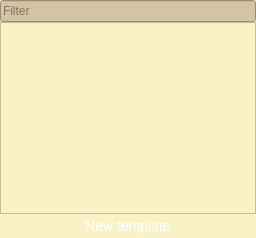
  <widget class="NodesDockWidget" name="uiNodesDockWidget">
   <property name="enabled">
    <bool>true</bool>
   </property>
   <property name="visible">
    <bool>true</bool>
   </property>
   <property name="styleSheet">
    <string notr="true">QWidget{
	background-color: #fbf1c7;
}
QMenuBar::item{
	background-color: #fbf1c7;
}
QDockWidget::title{
	background: #d5c4a1;
	padding-left: 5px;
}
QDockWidget, QMenuBar{
    color: #282828;
    font: bold 14px;
}
QTextEdit, QPlainTextEdit, QLineEdit, QSpinBox, QComboBox {
  background-color: #d5c4a1;
  color: #282828;
}
QTextEdit#uiConsoleTextEdit {
  background-color: #fbf1c7;
  color: #282828;
  font: 13px;
}
QTabWidget {
	font: 14px;
	border-top: 2px;
}
QTabBar::tab {
    background: #d5c4a1;
    color: #282828;
    min-width: 8ex;
    padding: 2px;
	border-top-right-radius: 6px;
	border-top-left-radius: 6px;
}
QTabBar::tab:selected {
    background: #458588;
	color: #FFFFFF;
}
QGroupBox {
    color: #076678;
    font: 14px;
    padding: 15px;
    border-style: none;
}
QMainWindow::separator {
	background: #d5c4a1;
	width: 1px;
	height: 1px;
}
QComboBox {
	selection-background-color: #458588;
	selection-color: #FFFFFF;
}

QToolBar{
	background: #d5c4a1;
	border: none;
}
QPushButton {
	background-color: #d79921;
        color: #FFFFFF;
	font: 14px;
}
QToolButton {
	background-color: #d79921;
    color: #FFFFFF;
	font: 14px;
}
QTreeWidget, QListWidget {
	background-color: #fbf1c7;
	color: #282828;
    alternate-background-color: #d5c4a1; 
	font: 14px;
}
QTreeWidget#uiTreeWidget {
	background-color: #d5c4a1;
	color: #282828;
	font: bold 16px;
}
QTreeWidget::item:selected, QTreeWidget::item:hover, QMenu::item:selected,QToolButton::hover,QPushButton::hover,QTabBar::tab:hover {
	background-color: #458588;
	color: #FFFFFF;
}
QMenu {
	background-color: #fbf1c7;
    color: #282828;
}
QLabel {
	color: #282828;
	font: 14px;
}
QLabel#uiTitleLabel {
	color: #282828;
	font: bold 16px;
}

QAbstractScrollArea::corner {
    background: #fbf1c7;
}
QScrollBar::handle:horizontal {
    background: #d5c4a1;
    min-width: 20px;
}
QScrollBar::handle:vertical {
    background: #d5c4a1;
    min-width: 20px;
}
QScrollBar:vertical {
    width: 6px;
}
QScrollBar:horizontal {
    height: 6px;
}
QScrollBar::up-arrow:vertical, QScrollBar::down-arrow:vertical, QScrollBar::down-arrow:horizontal, QScrollBar::up-arrow:horizontal { 
	border: none;
    height: 0px; 
    width: 0px; 
}
         
QScrollBar::add-page:horizontal, QScrollBar::sub-page:horizontal, QScrollBar::add-page:vertical, QScrollBar::sub-page:vertical {
  background: none;
}
QStatusBar {
	background-color: #d5c4a1;
	color: #282828;
}

QRadioButton, QCheckBox {
  color: #282828;
}
QRadioButton::disabled, QCheckBox::disabled {
  color: gray;
}

QHeaderView {
	background-color: #242424;
	color: #ffffff;
}

</string>
   </property>
   <property name="floating">
    <bool>false</bool>
   </property>
   <property name="allowedAreas">
    <set>Qt::LeftDockWidgetArea|Qt::RightDockWidgetArea</set>
   </property>
   <property name="windowTitle">
    <string>All templates</string>
   </property>
   <attribute name="dockWidgetArea">
    <number>1</number>
   </attribute>
   <widget class="QWidget" name="uiNodesDockWidgetContents">
    <layout class="QVBoxLayout">
     <property name="spacing">
      <number>0</number>
     </property>
     <property name="margin">
      <number>0</number>
     </property>
     <item>
      <widget class="QLineEdit" name="uiNodesFilterLineEdit">
       <property name="placeholderText">
        <string>Filter</string>
       </property>
      </widget>
     </item>
     <item>
      <widget class="NodesView" name="uiNodesView">
       <property name="sizePolicy">
        <sizepolicy hsizetype="Expanding" vsizetype="Expanding">
         <horstretch>0</horstretch>
         <verstretch>0</verstretch>
        </sizepolicy>
       </property>
       <property name="toolTip">
        <string>Drag a node to the workspace (Press SHIFT while dragging to add multiple identical nodes).</string>
       </property>
       <property name="dragEnabled">
        <bool>false</bool>
       </property>
       <property name="iconSize">
        <size>
         <width>32</width>
         <height>32</height>
        </size>
       </property>
       <property name="rootIsDecorated">
        <bool>false</bool>
       </property>
       <attribute name="headerVisible">
        <bool>false</bool>
       </attribute>
       <column>
        <property name="text">
         <string>1</string>
        </property>
       </column>
      </widget>
     </item>
     <item>
      <widget class="QPushButton" name="uiNewTemplatePushButton">
       <property name="text">
        <string>New template</string>
       </property>
       <property name="icon">
        <iconset resource="../../resources/resources.qrc">
         <normaloff>:/icons/plus.svg</normaloff>:/icons/plus.svg</iconset>
       </property>
       <property name="autoDefault">
        <bool>false</bool>
       </property>
       <property name="flat">
        <bool>true</bool>
       </property>
      </widget>
     </item>
    </layout>
   </widget>
  </widget>
